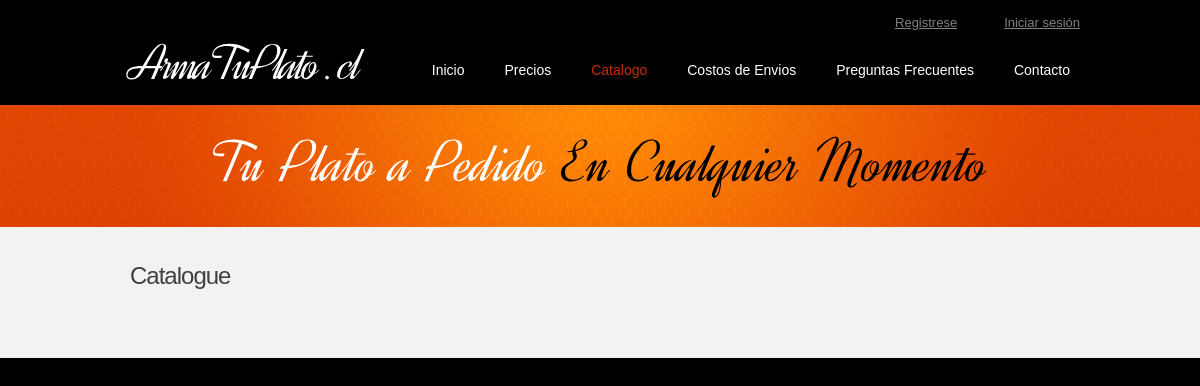
Page /catalogue.php on the earlier database version.
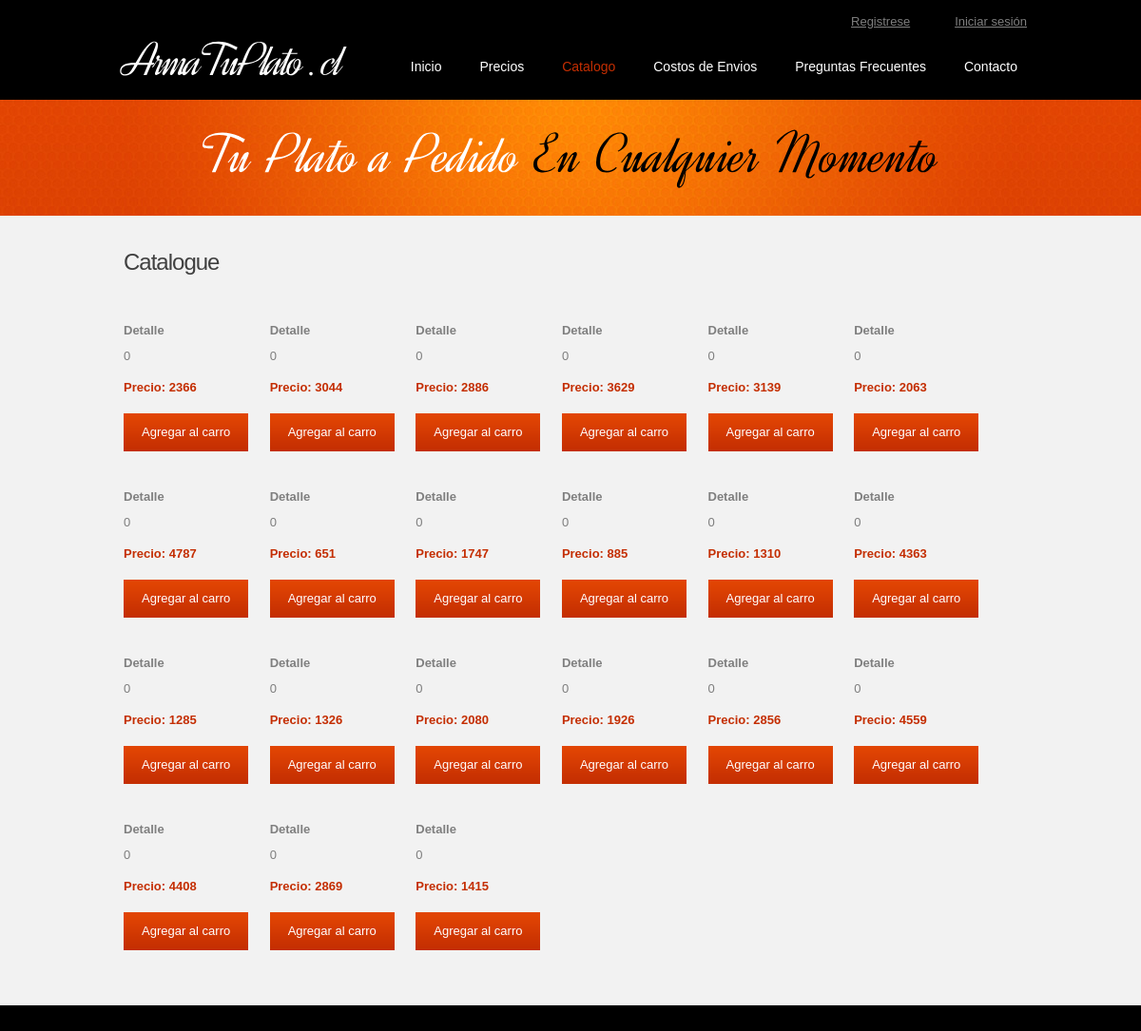
Same page on the later database version.
### tables this page shows
CREATE TABLE IF NOT EXISTS `producto` (
  `id` int(11) NOT NULL AUTO_INCREMENT,
  `nombre` int(11) NOT NULL,
  `precio` int(11) NOT NULL,
  `habilitado` tinyint(1) NOT NULL,
  `foto` varchar(250) DEFAULT NULL,
  `descripcion` varchar(250) DEFAULT NULL,
  PRIMARY KEY (`id`)
);

### src/srv/core/start.php (called while the page is built, shortened)
<?php
require(dirname(__FILE__) . "/config.php");
require(dirname(__FILE__) . "/Q.class.php");
$_config = new Config();
$q = new Q($_config->getDb());
?>

### src/srv/core/config.php (called while the page is built, shortened)
<?php
class Config {
    static function getDb() {
        return array(
            'host' => 'localhost',
            'user' => 'root',
            'password' => '',
            'database' => 'armatuplato'
        );
    }
}
?>

### src/srv/core/Q.class.php (called while the page is built, shortened)
<?php
class Q {
    private $con;
    function __construct($config) {
        $this->con = mysqli_connect($config["host"], $config["user"], $config["password"], $config["database"]) or die(
                        Response::error("No se ha logrado conectar con el servidor de base de datos.")
        );
        mysqli_set_charset($this->con, 'utf8');
    }
    public function s($q, $ac = null, $nullable = true) {
        $r = array();
        $a = $this->con->query($q) or die(
                        Response::error("Error al ejecutar la operación.", array(
                            "errno" => mysqli_errno($this->con),
                            "error" => mysqli_error($this->con),
                            "query" => $q))
        );
        switch ($ac) {
            default:
                while ($row = mysqli_fetch_array($a, MYSQLI_ASSOC))
                    $r[] = $row;
                break;
        }
        if (count($r) === 0 && $nullable === true)
            return null;
        else
            return $r;
    }
}
?>

### src/srv/views/catalogo.php (the view, shortened to what this page needs)
<?php
$productos = $q->s("SELECT * FROM producto WHERE habilitado = 1;");
echo "<ul class='catalogo'>";
foreach ($productos as $producto) {
    ?>
    <li>
        <figure>
        </figure>
        <h5>Detalle</h5>
        <p class="p1"><?= $producto['nombre'] ?></p>
        <p class="p2"><strong class="color-2">Precio: <?= $producto['precio'] ?></strong></p>
        <a class="button-1" href="?id=<?= $producto['id'] ?>">Agregar al carro</a>
    </li>
    <?php
}
echo "</ul>";
?>

Differences in the rows shown:
added producto: nombre "0", precio "2366"
added producto: nombre "0", precio "3044"
added producto: nombre "0", precio "2886"
added producto: nombre "0", precio "3629"
added producto: nombre "0", precio "3139"
added producto: nombre "0", precio "2063"
added producto: nombre "0", precio "4787"
added producto: nombre "0", precio "651"
added producto: nombre "0", precio "1747"
added producto: nombre "0", precio "885"
added producto: nombre "0", precio "1310"
added producto: nombre "0", precio "4363"
added producto: nombre "0", precio "1285"
added producto: nombre "0", precio "1326"
added producto: nombre "0", precio "2080"
added producto: nombre "0", precio "1926"
added producto: nombre "0", precio "2856"
added producto: nombre "0", precio "4559"
added producto: nombre "0", precio "4408"
added producto: nombre "0", precio "2869"
added producto: nombre "0", precio "1415"
